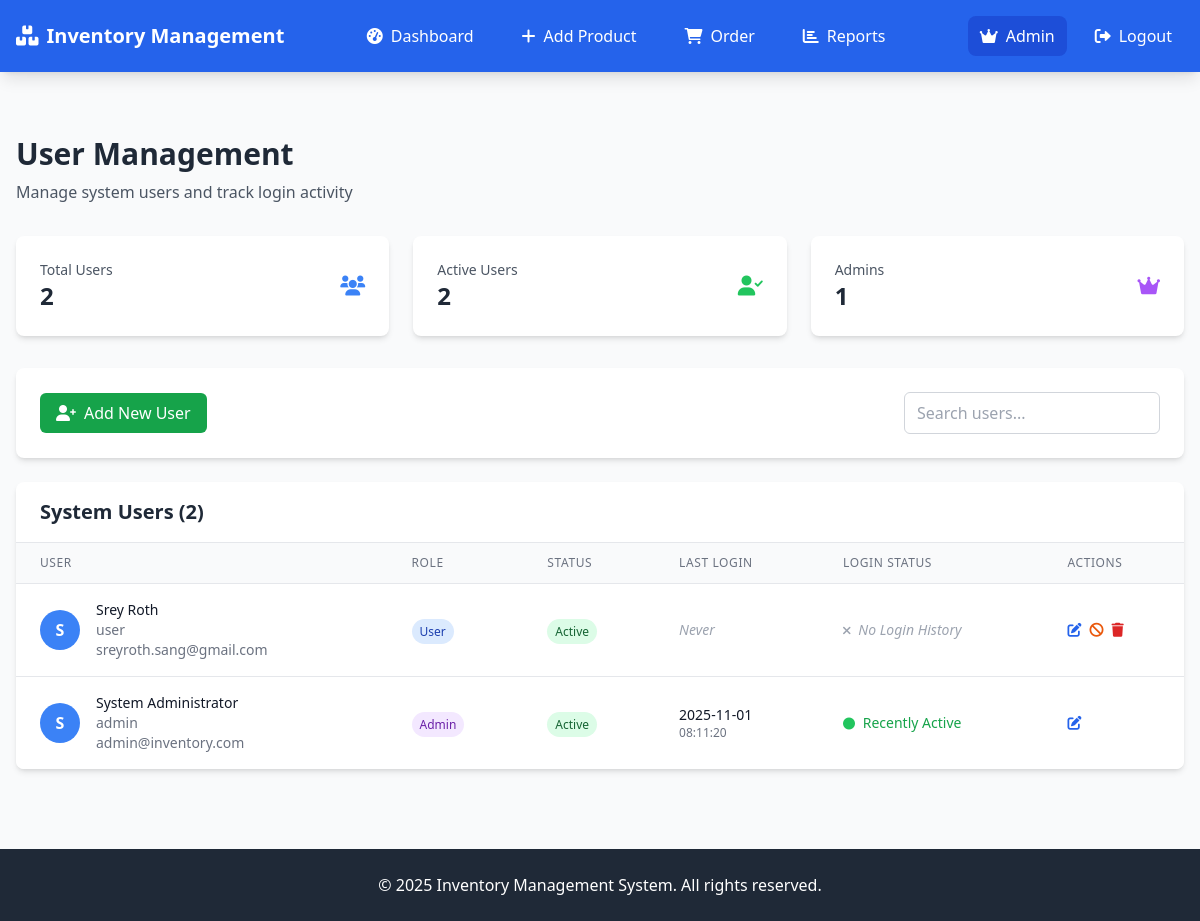
The app's page /admin/users (signed in), older data.
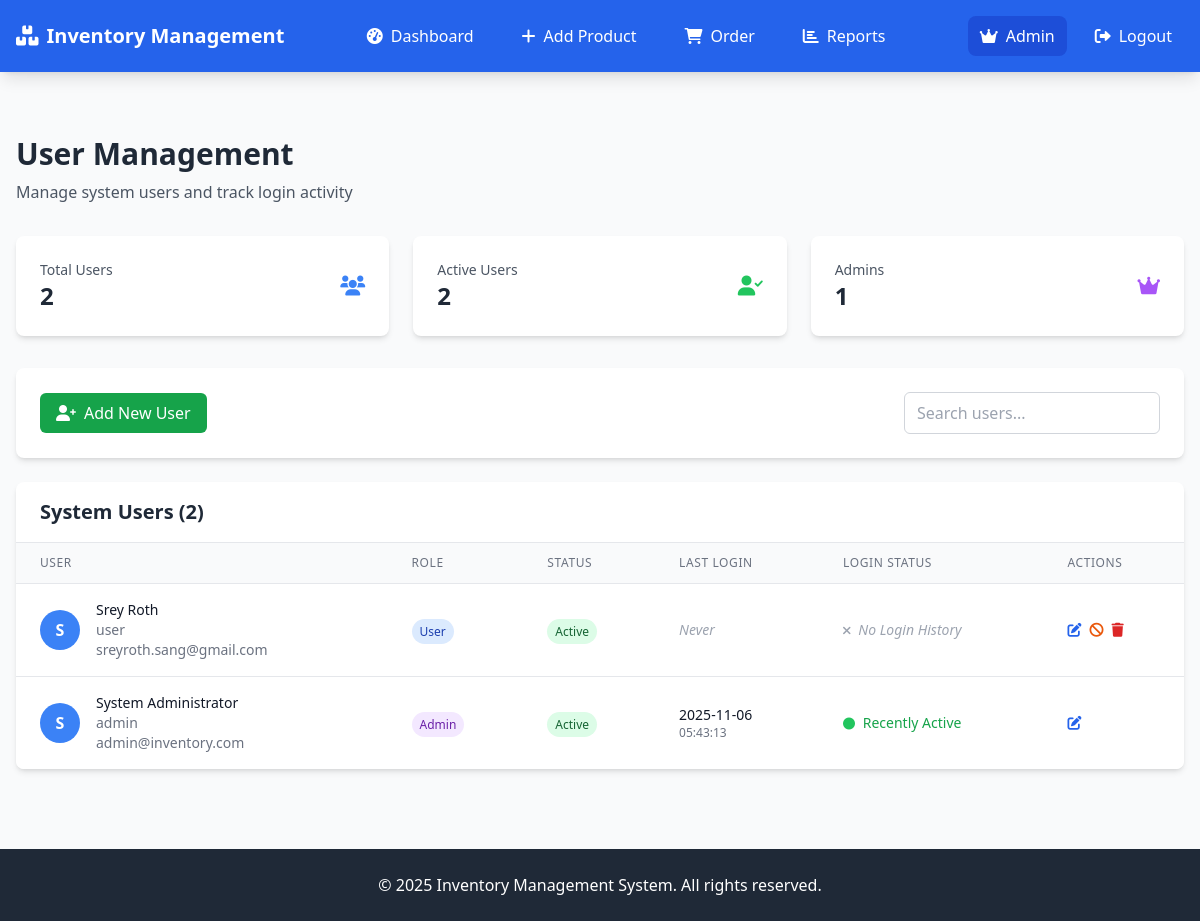
The same page, newer data.
### models.py (models this page shows, shortened)
class User(UserMixin, db.Model):
    __tablename__ = 'users'
    id = db.Column(db.Integer, primary_key=True)
    username = db.Column(db.String(80), unique=True, nullable=False)
    email = db.Column(db.String(120), unique=True, nullable=False)
    password_hash = db.Column(db.String(128))
    first_name = db.Column(db.String(50))
    last_name = db.Column(db.String(50))
    phone = db.Column(db.String(20))
    role = db.Column(db.String(20), default='user')
    is_active = db.Column(db.Boolean, default=True)
    last_login = db.Column(db.DateTime)  # Make sure this field exists
    created_at = db.Column(db.DateTime, default=datetime.utcnow)
    updated_at = db.Column(db.DateTime, default=datetime.utcnow, onupdate=datetime.utcnow)
    def is_admin(self):
        return self.role == 'admin'

### app.py (the view)
    @login_required
    def decorated_function(*args, **kwargs):
        if not current_user.is_admin():
            flash('Admin access required.', 'error')
            return redirect('/')
        return f(*args, **kwargs)

### app.py (called while the page is built)
@login_manager.user_loader
def load_user(user_id):
    return User.query.get(int(user_id))

def admin_required(f):
    @login_required
    def decorated_function(*args, **kwargs):
        if not current_user.is_admin():
            flash('Admin access required.', 'error')
            return redirect('/')
        return f(*args, **kwargs)
    decorated_function.__name__ = f.__name__
    return decorated_function

@app.route('/admin/users')
@admin_required
def admin_users():
    users = User.query.order_by(User.created_at.desc()).all()
    return render_template('admin_users.html', users=users)

### templates/admin_users.html (shortened to what the changed rows need)
{% extends "base.html" %}
{% block content %}
<div class="mb-8">
    <h1 class="text-3xl font-bold text-gray-800 mb-2">User Management</h1>
</div>
<div class="bg-white rounded-lg shadow-md overflow-hidden">
    <div class="px-6 py-4 border-b border-gray-200">
        <h2 class="text-xl font-semibold text-gray-800">System Users ({{ users|length | default(0) }})</h2>
    </div>
    {% if users %}
    <div class="overflow-x-auto">
        <table class="min-w-full divide-y divide-gray-200">
            <thead class="bg-gray-50">
                <tr>
                    <th class="px-6 py-3 text-left text-xs font-medium text-gray-500 uppercase tracking-wider">User</th>
                    <th class="px-6 py-3 text-left text-xs font-medium text-gray-500 uppercase tracking-wider">Role</th>
                    <th class="px-6 py-3 text-left text-xs font-medium text-gray-500 uppercase tracking-wider">Status</th>
                    <th class="px-6 py-3 text-left text-xs font-medium text-gray-500 uppercase tracking-wider">Last Login</th>
                    <th class="px-6 py-3 text-left text-xs font-medium text-gray-500 uppercase tracking-wider">Login Status</th>
                    <th class="px-6 py-3 text-left text-xs font-medium text-gray-500 uppercase tracking-wider">Actions</th>
                </tr>
            </thead>
            <tbody class="bg-white divide-y divide-gray-200">
                {% for user in users %}
                <tr class="hover:bg-gray-50">
                    <td class="px-6 py-4 whitespace-nowrap">
                        <div class="flex items-center">
                            <div class="flex-shrink-0 h-10 w-10 bg-blue-500 rounded-full flex items-center justify-center text-white font-bold">
                                {{ user.first_name[0] if user.first_name else user.username[0]|upper }}
                            </div>
                            <div class="ml-4">
                                <div class="text-sm font-medium text-gray-900">
                                    {{ user.first_name | default('') }} {{ user.last_name | default('') }}
                                </div>
                                <div class="text-sm text-gray-500">{{ user.username | default('') }}</div>
                                <div class="text-sm text-gray-500">{{ user.email | default('') }}</div>
                            </div>
                        </div>
                    </td>
                    <td class="px-6 py-4 whitespace-nowrap">
                        <span class="px-2 py-1 text-xs font-medium rounded-full
                            {% if user.role == 'admin' %}bg-purple-100 text-purple-800
                            {% else %}bg-blue-100 text-blue-800{% endif %}">
                            {{ user.role|title | default('User') }}
                        </span>
                    </td>
                    <td class="px-6 py-4 whitespace-nowrap">
                        <span class="px-2 py-1 text-xs font-medium rounded-full
                            {% if user.is_active %}bg-green-100 text-green-800
                            {% else %}bg-red-100 text-red-800{% endif %}">
                            {{ 'Active' if user.is_active else 'Inactive' }}
                        </span>
                    </td>
                    <td class="px-6 py-4 whitespace-nowrap text-sm text-gray-900">
                        {% if user.last_login %}
                            <div class="flex flex-col">
                                <span class="font-medium">{{ user.last_login.strftime('%Y-%m-%d') }}</span>
                                <span class="text-gray-500 text-xs">{{ user.last_login.strftime('%H:%M:%S') }}</span>
                            </div>
                        {% else %}
                            <span class="text-gray-400 italic">Never</span>
                        {% endif %}
                    </td>
                    <td class="px-6 py-4 whitespace-nowrap text-sm text-gray-500">
                        {% if user.last_login %}
                            {% if user.is_active %}
                                <span class="text-green-600 font-medium">
                                    <i class="fas fa-circle mr-1 text-green-500 text-xs"></i>
                                    Recently Active
                                </span>
                            {% else %}
                                <span class="text-gray-600">
                                    <i class="fas fa-clock mr-1 text-gray-500 text-xs"></i>
                                    Has Logged In
                                </span>
                            {% endif %}
                        {% else %}
                            <span class="text-gray-400 italic">
                                <i class="fas fa-times mr-1 text-gray-400 text-xs"></i>
                                No Login History
                            </span>
                        {% endif %}
                    </td>
                    <td class="px-6 py-4 whitespace-nowrap text-sm font-medium">
                        <div class="flex space-x-2">
                            <button onclick="editUser({{ user.id }})" class="text-blue-600 hover:text-blue-900" title="Edit User">
                                <i class="fas fa-edit"></i>
                            </button>
                        </div>
                    </td>
                </tr>
                {% endfor %}
            </tbody>
        </table>
    </div>
    {% endif %}
</div>
{% endblock %}

Row changes from the older to the newer data that the page shows:
changed User "System": last_login "2025-11-01" → "2025-11-06"; last_login "08:11:20" → "05:43:13"
